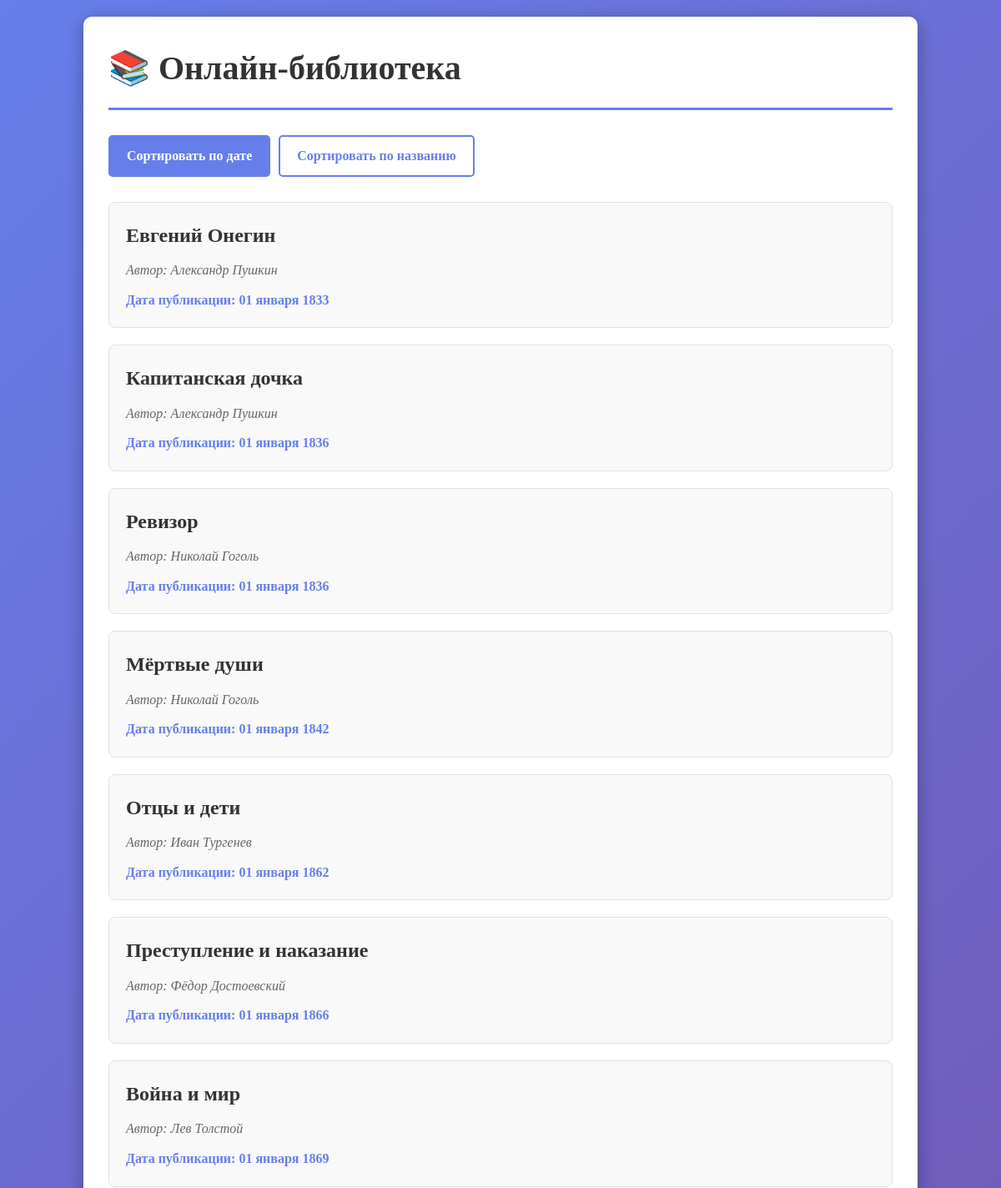
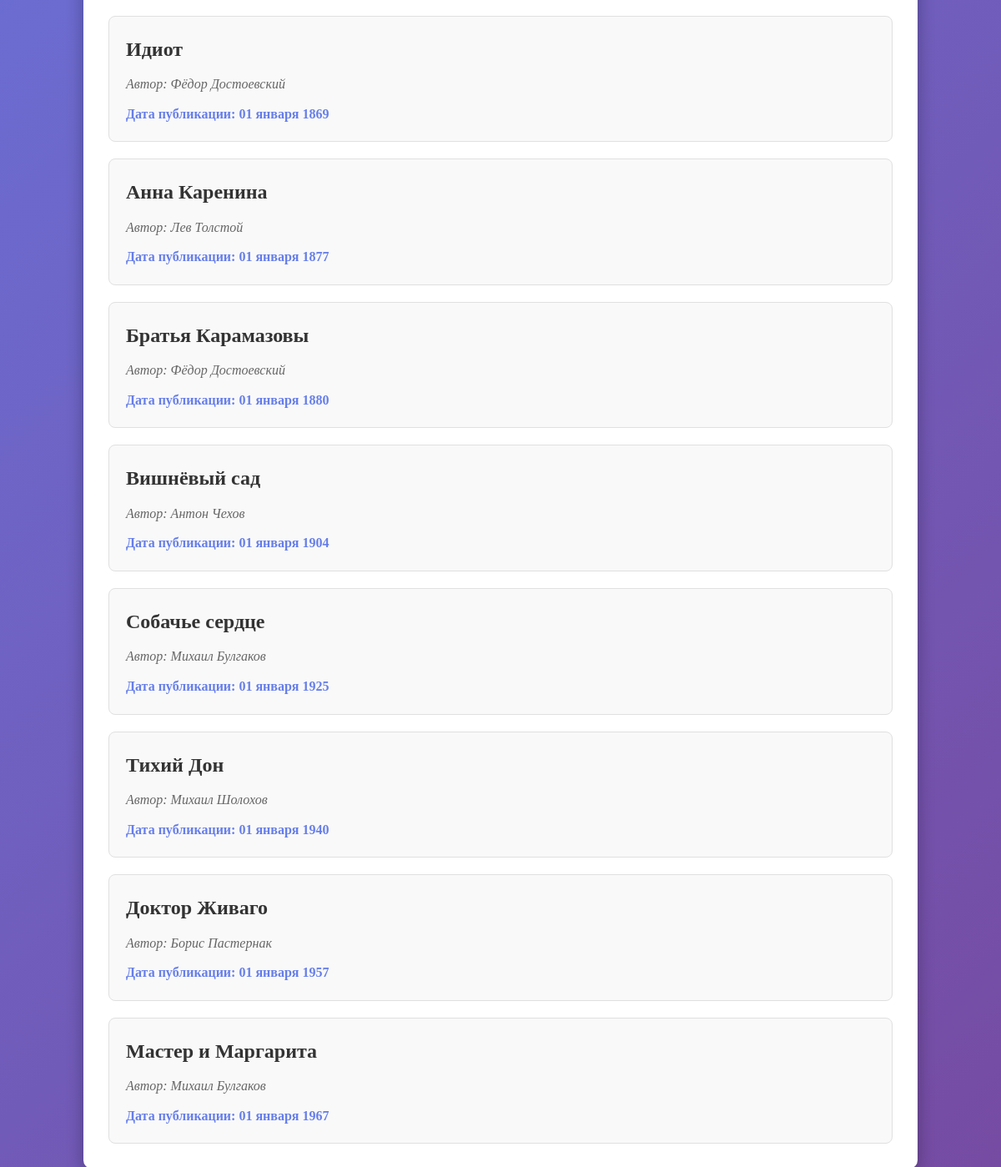
The page / on the database its author committed (2 pictures, top to bottom).
### books/models.py (models this page shows, shortened)
class Book(models.Model):
    name = models.CharField(max_length=200, verbose_name='Название')
    author = models.CharField(max_length=200, verbose_name='Автор')
    pub_date = models.DateField(verbose_name='Дата публикации')
    class Meta:
        verbose_name = 'Книга'
        verbose_name_plural = 'Книги'
        ordering = ['pub_date']

### books/views.py (the view)
# urls.py: path('', book_list, name='book_list'),
def book_list(request):
    order_by = request.GET.get('order', 'pub_date')
    if order_by not in ['name', 'pub_date']:
        order_by = 'pub_date'
    books = Book.objects.all().order_by(order_by)
    context = {
        'books': books,
        'current_order': order_by,
    }
    return render(request, 'books/book_list.html', context)

### books/templates/books/book_list.html (shortened to what this page needs)
{% extends 'books/base.html' %}
{% block content %}
<h1>📚 Онлайн-библиотека</h1>
<div class="sort-buttons">
    <a href="?order=pub_date" class="sort-btn {% if current_order == 'pub_date' %}active{% endif %}">
        Сортировать по дате
    </a>
    <a href="?order=name" class="sort-btn {% if current_order == 'name' %}active{% endif %}">
        Сортировать по названию
    </a>
</div>
{% if books %}
    <div class="books-list">
        {% for book in books %}
        <div class="book-item">
            <a href="{% url 'books:book_detail' book.pub_date %}">
                <h3>{{ book.name }}</h3>
                <div class="author">Автор: {{ book.author }}</div>
                <div class="date">Дата публикации: {{ book.pub_date|date:"d E Y" }}</div>
            </a>
        </div>
        {% endfor %}
    </div>
{% else %}
    <div class="no-books">
        <p>📖 В библиотеке пока нет книг</p>
        <p>Добавьте книги через административную панель</p>
        <a href="/admin/" class="admin-link">Перейти в админ-панель</a>
    </div>
{% endif %}
{% endblock %}

### books/templates/books/base.html (shortened to what this page needs)
<!DOCTYPE html>
<html lang="ru">
<head>
</head>
<body>
    <div class="container">
        {% block content %}{% endblock %}
    </div>
</body>
</html>

### books/templates/books/base.html (style rules this page uses)
* { margin: 0; padding: 0; box-sizing: border-box; }
body { font-family: 'Georgia', serif; line-height: 1.6; padding: 20px; background: linear-gradient(135deg, #667eea 0%, #764ba2 100%); min-height: 100vh; }
.container { max-width: 1000px; margin: 0 auto; background: white; padding: 30px; border-radius: 10px; box-shadow: 0 5px 20px rgba(0,0,0,0.3); }
h1 { color: #333; margin-bottom: 30px; padding-bottom: 15px; border-bottom: 3px solid #667eea; font-size: 2.5em; }

### books/templates/books/book_list.html (style rules this page uses)
.sort-buttons { margin-bottom: 30px; display: flex; gap: 10px; }
.sort-btn { padding: 10px 20px; border: 2px solid #667eea; background: white; color: #667eea; border-radius: 5px; cursor: pointer; text-decoration: none; font-weight: bold; transition: all 0.3s; }
.sort-btn.active { background: #667eea; color: white; }
.books-list { display: grid; gap: 20px; }
.book-item { border: 1px solid #e0e0e0; border-radius: 8px; padding: 20px; transition: all 0.3s; background: #f9f9f9; }
.book-item h3 { color: #333; margin-bottom: 10px; font-size: 1.5em; }
.book-item .author { color: #666; font-style: italic; margin-bottom: 10px; }
.book-item .date { color: #667eea; font-weight: bold; }
.book-item a { color: inherit; text-decoration: none; }

### rows shown on the page
Book: name "Евгений Онегин", author "Александр Пушкин", pub_date "01 января 1833"
Book: name "Капитанская дочка", author "Александр Пушкин", pub_date "01 января 1836"
Book: name "Ревизор", author "Николай Гоголь", pub_date "01 января 1836"
Book: name "Мёртвые души", author "Николай Гоголь", pub_date "01 января 1842"
Book: name "Отцы и дети", author "Иван Тургенев", pub_date "01 января 1862"
Book: name "Преступление и наказание", author "Фёдор Достоевский", pub_date "01 января 1866"
Book: name "Война и мир", author "Лев Толстой", pub_date "01 января 1869"
Book: name "Идиот", author "Фёдор Достоевский", pub_date "01 января 1869"
Book: name "Анна Каренина", author "Лев Толстой", pub_date "01 января 1877"
Book: name "Братья Карамазовы", author "Фёдор Достоевский", pub_date "01 января 1880"
Book: name "Вишнёвый сад", author "Антон Чехов", pub_date "01 января 1904"
Book: name "Собачье сердце", author "Михаил Булгаков", pub_date "01 января 1925"
Book: name "Тихий Дон", author "Михаил Шолохов", pub_date "01 января 1940"
Book: name "Доктор Живаго", author "Борис Пастернак", pub_date "01 января 1957"
Book: name "Мастер и Маргарита", author "Михаил Булгаков", pub_date "01 января 1967"
